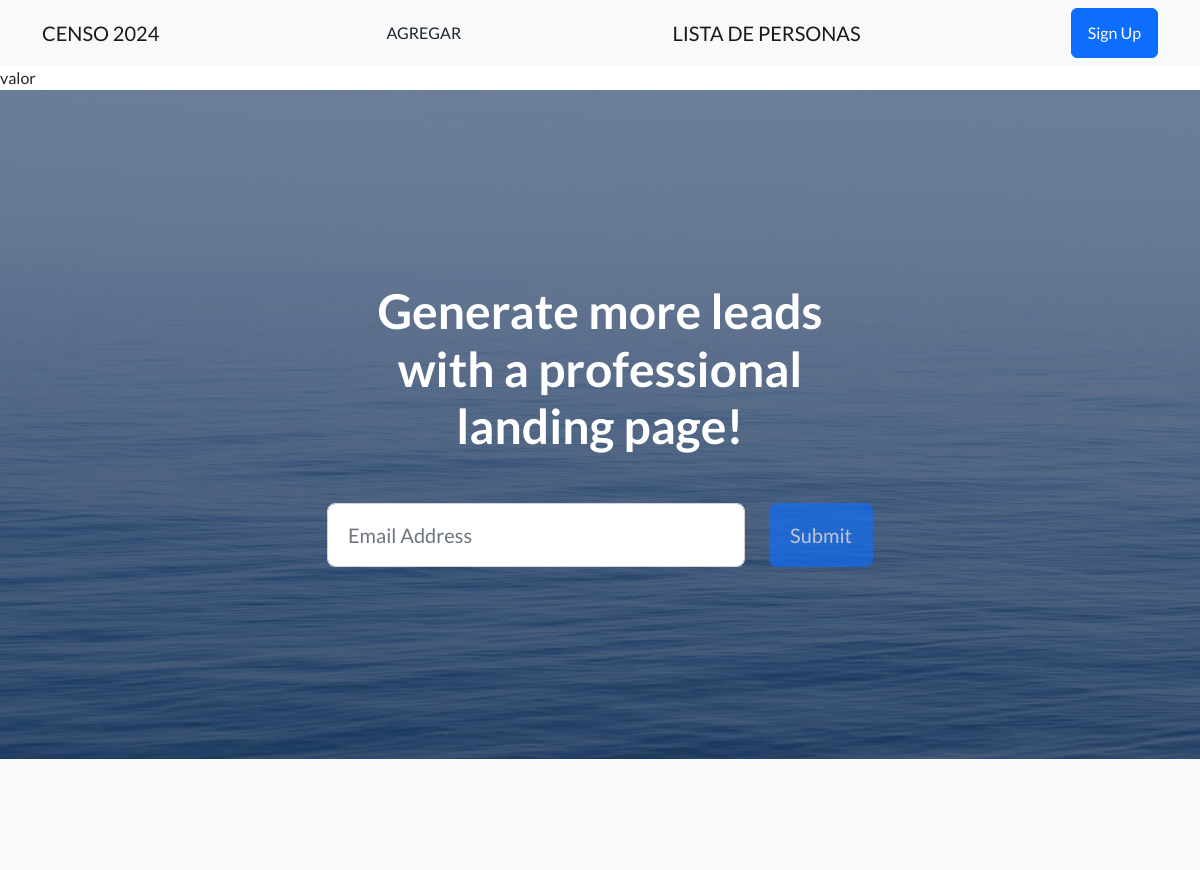
The page /app/show/ (upper part) on the database as committed earlier.
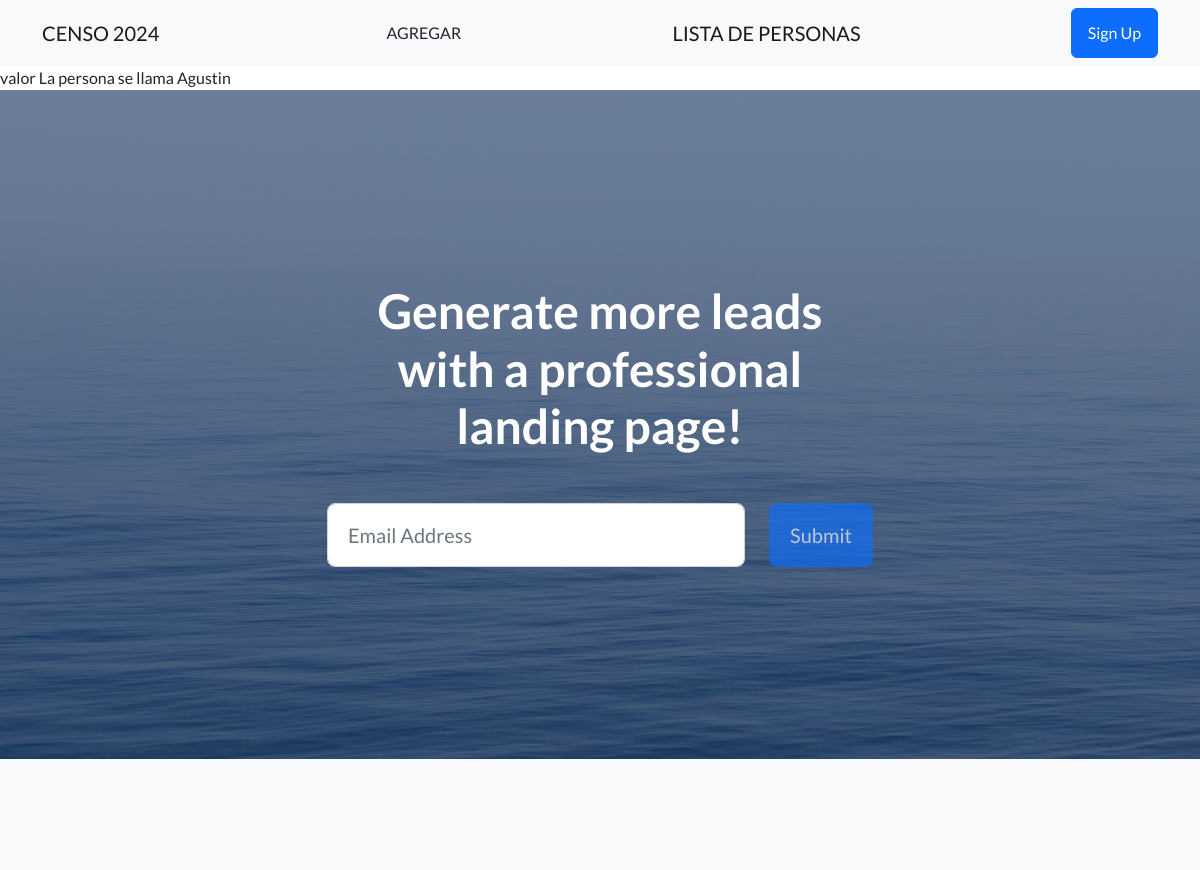
The same page on the database as committed later.
### Appcoder/models.py (models this page shows, shortened)
class Hombre(models.Model):
    nombre = models.CharField(max_length=40)
    apellido = models.CharField(max_length=30)
    dni = models.IntegerField()

### Appcoder/views.py (the view)
# urls.py: path('show/', show_html),
def show_html(request):
    persona = Hombre.objects.first()
    contexto = {
        "persona": persona
    }
    return render(request, template_name="base.html", context=contexto)

### Templates/base.html (shortened to what this page needs)
<!DOCTYPE html>
<html lang="en">
{% load static %}
    <head>
        <link href="https://cdn.jsdelivr.net/npm/bootstrap-icons@1.5.0/font/bootstrap-icons.css" rel="stylesheet" type="text/css" />
        <link href="{% static 'css/styles.css' %}" rel="stylesheet" />
    </head>
    <body>
        {% include 'navigation/navigation.html'%}
        {% block cambio %}
        valor
        {% endblock %}
        {% if persona %}
        La persona se llama {{persona.nombre}}
        {% endif %}
        <header class="masthead">
            <div class="container position-relative">
                <div class="row justify-content-center">
                    <div class="col-xl-6">
                        <div class="text-center text-white">
                            <h1 class="mb-5">Generate more leads with a professional landing page!</h1>
                            <form class="form-subscribe" id="contactForm" data-sb-form-api-token="API_TOKEN">
                                <div class="row">
                                    <div class="col">
                                        <input class="form-control form-control-lg" id="emailAddress" type="email" placeholder="Email Address" data-sb-validations="required,email" />
                                    </div>
                                    <div class="col-auto"><button class="btn btn-primary btn-lg disabled" id="submitButton" type="submit">Submit</button></div>
                                </div>
                            </form>
                        </div>
                    </div>
                </div>
            </div>
        </header>
        <section class="features-icons bg-light text-center">
        </section>
    </body>
</html>

Rows that differ between the two databases and show on the page:
added Hombre: nombre "Agustin"
Other text that changed with them:
text now shown: "La persona se llama"
